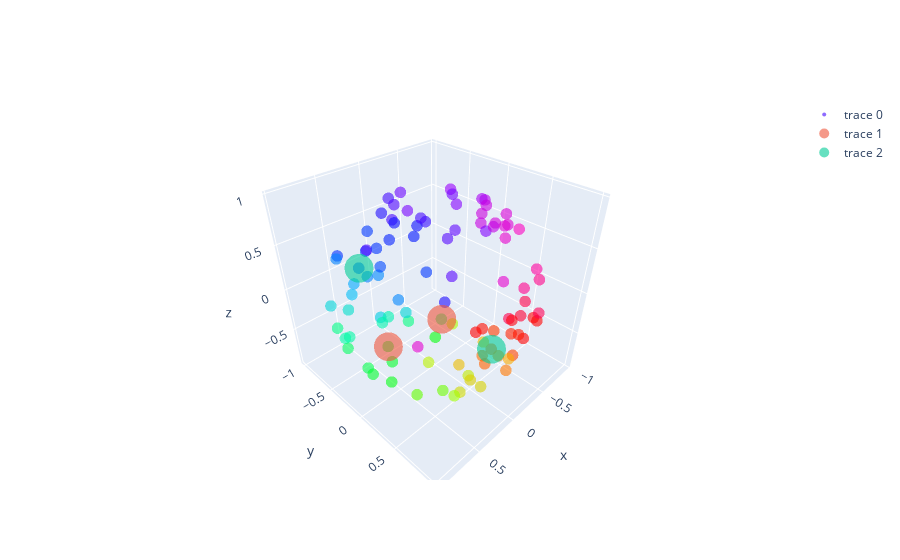

The cell this chart's notebook holds for it:
### Code cell
# 2222222222222

L = [1,93,67,99] # WRITE OUTPUT HERE

ok = output + ".csv"
df = pd.read_csv(ok)
ok = start_end_ + ".csv"
start_end_1 = pd.read_csv(ok)

x = df.iloc[:,0]
y = df.iloc[:,1]
z = df.iloc[:,2]
c_1 = df.iloc[:,3]
co_1 = np.mod(c_1,1.0)
fig = go.Figure(data=[go.Scatter3d(
    x=x,
    y=y,
    z=z,
    mode='markers',
    text = [str(i) for i in co_1],
    #text = [str(x) for x in d],
    marker=dict(
        size=4,
        color = np.mod(co_1,1.0),             # set color to an array/list of desired values
        colorscale='HSV',
        # choose a colorscale
        opacity=0.6
    )
)])

fig.add_trace(
    go.Scatter3d(
    x = df.iloc[L[:2]].iloc[:,0],
    y = df.iloc[L[:2]].iloc[:,1],
    z = df.iloc[L[:2]].iloc[:,2], mode = "markers",
      
      marker=dict(
        #c = "black",
        size=10,
        color = 0,             # set color to an array/list of desired values
        colorscale='magma',
        # choose a colorscale
        opacity=0.6
    )))


fig.add_trace(
    go.Scatter3d(
    x = df.iloc[L[2:]].iloc[:,0],
    y = df.iloc[L[2:]].iloc[:,1],
    z = df.iloc[L[2:]].iloc[:,2], mode = "markers",
      
      marker=dict(
        #color = "black",
        size=10,
        color = 1,             # set color to an array/list of desired values
        colorscale='magma',
        # choose a colorscale
        opacity=0.6
    )))


fig.show()
